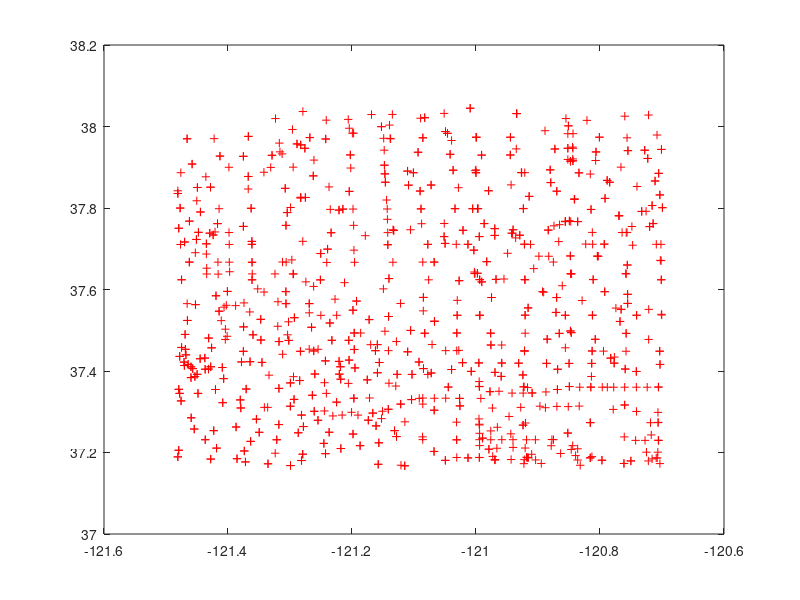

The MATLAB script that drew this image: (Note: this script raises an error after producing the figure.)
clear

data = load('dogu.txt');
latnad83 = data(:,3);
lonnad83 = data(:,4); 
elevngvd88m = data(:,5); 
faanom =  data(:,2); 
figure(1) 
plot(lonnad83,latnad83,'k+','Color','r');
hold on

bfid = fopen('counties.bln');

while feof(bfid)==0;
    
    n = fscanf(bfid,'%i,%i',2);
    if isempty(n)==1;
        break
    end
    fila = fscanf(bfid,'%g,%g',[2 n(1)]);
    if n(1)~=length(fila(1,:));
        fila = fscanf(bfid,'%g %g',[2 n(1)]);
    end
    la=fila(1,:);
    fi=fila(2,:);
    plot(la,fi,'Color',[.4 .4 .4],'LineWidth',1);
    title('Calculation of Bouguer Gravity Anomalies')
    ylabel('Latitude')
    xlabel('Longitude')
    hold on

end